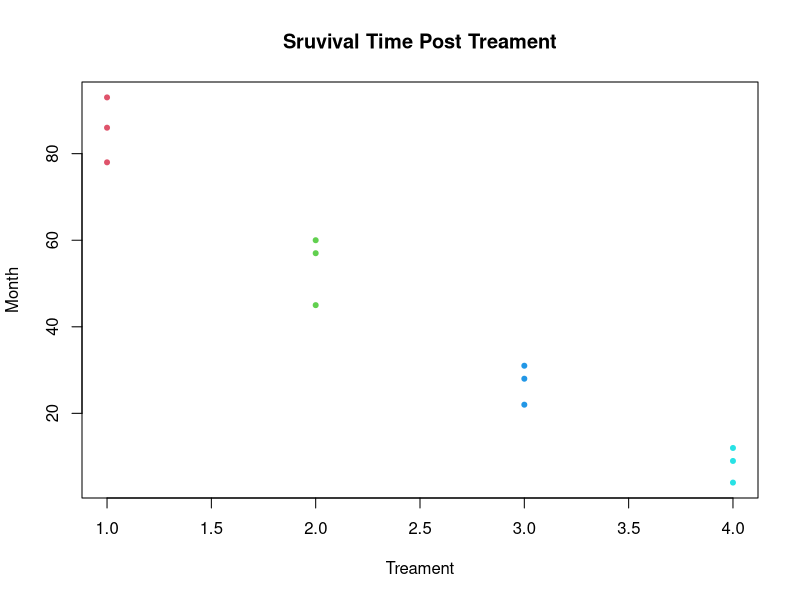
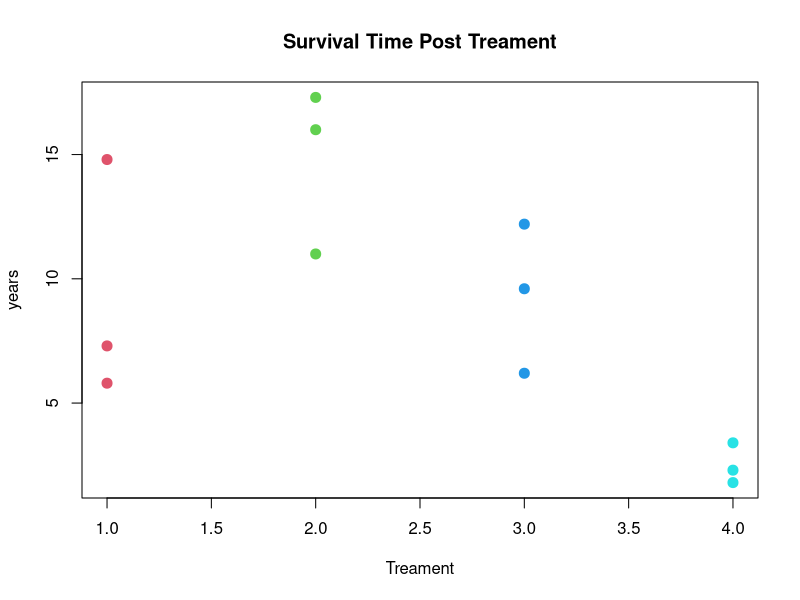
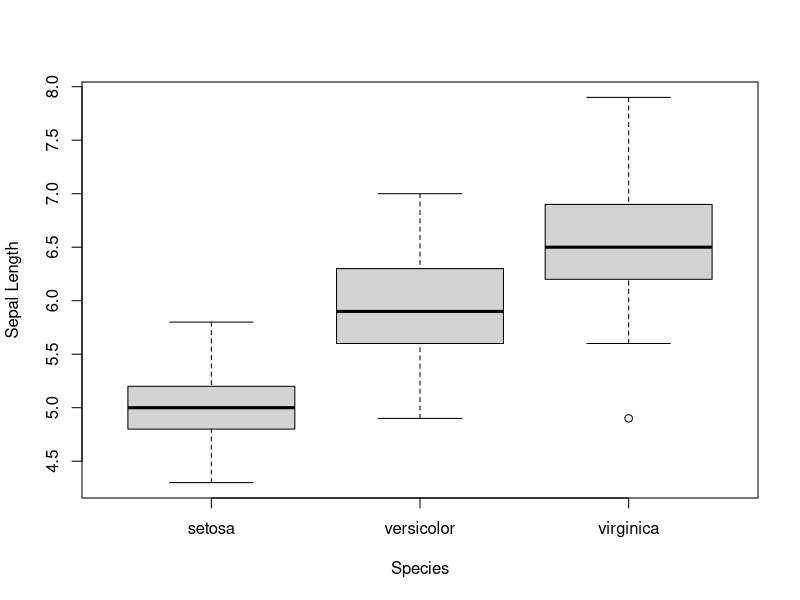
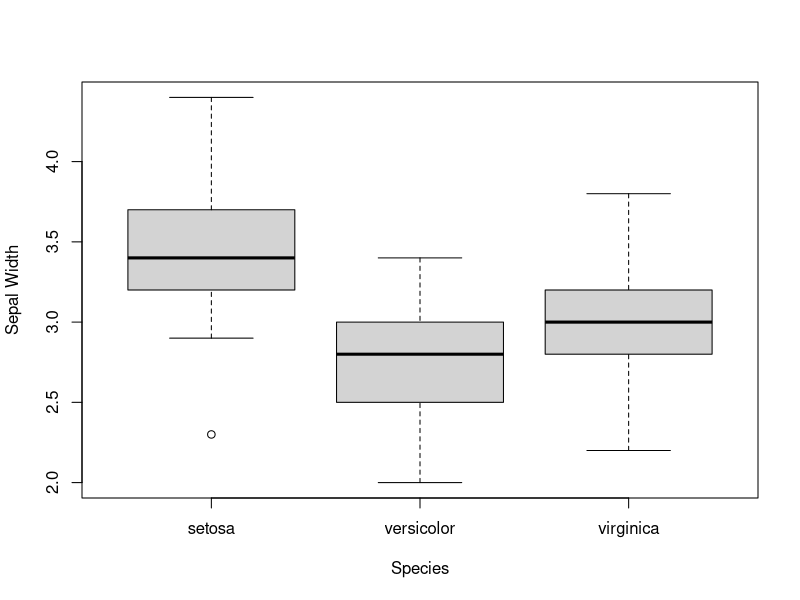
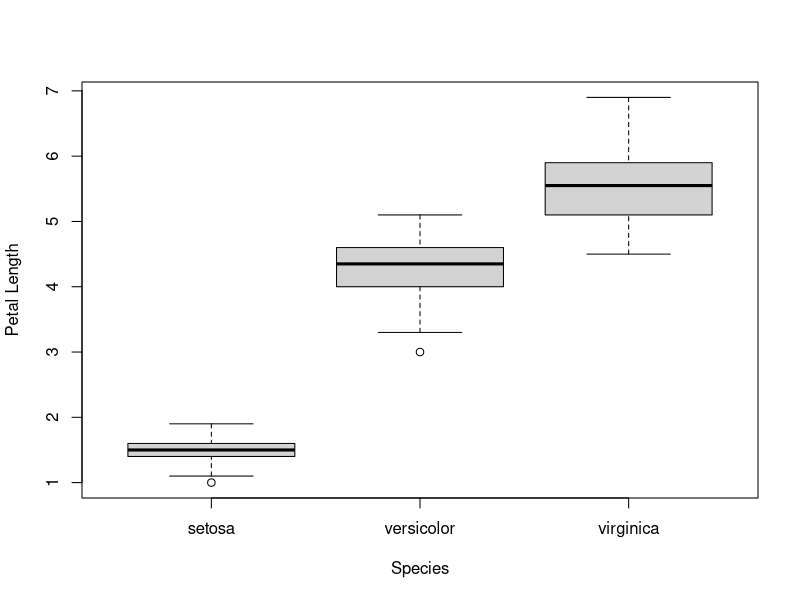
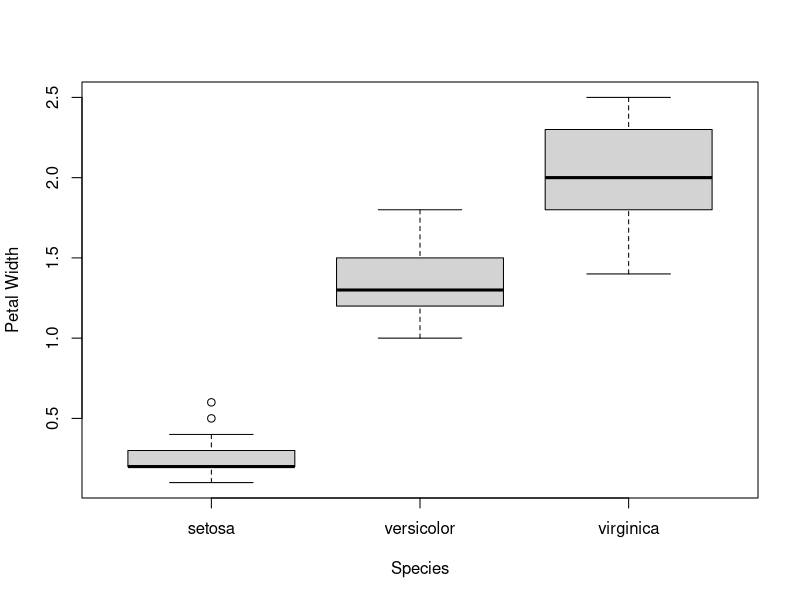

Here is the R script that generated these plots, in order:
#AVONA
data("chickwts")
summary(chickwts)
head(chickwts)
meat=chickwts[chickwts$feed=="meatmeal",1]
horse=chickwts[chickwts$feed=="horsebean",1]
result = aov(weight ~ feed, data = chickwts)
summary(result)
table(chickwts)
#             Df Sum Sq Mean Sq F value   Pr(>F)  
#feed         5 231129   46226   15.37 5.94e-10 ***
# P value less than our alpha level(0.05 or 0.01) neans we reject the null hypothesis of equal means for five feed groups.
# which means is different? 
# use Tukey's honest Significance Test (HSD)
TukeyHSD(result, conf.level=0.95)

# ANOVA only works on catogorical variables.It  might missing a contineous factor - might co-variant 
# We use ANCOCA to address this problem (Analysis of covariance)
months= c(78,93,86,57,45,60,28,31,22,9,12,4)
treat =gl(4,3)
lm.mod = lm(months ~ treat)
anova(lm.mod)
#with df is 3, low P value - confirm that treatment level are siginificant
# it didn't consider the duration of treatment.  how long the patience has the cancel. The stage of the desease. 
# The stage of disease is the contributing factor toward survival time
# ? if recommending any treatment at all( or which to study more), we might prefer Treatment 4..
years <- c(1,1,1,2,2,2,3,3,3,4,4,4)
plot(c(1,1,1,2,2,2,3,3,3,4,4,4), months,
     col=c(2,2,2,3,3,3,4,4,4,5,5,5), pch =20,
     xlab="Treament", ylab="Month", main = "Sruvival Time Post Treament")

# another model
lm.mod2 = lm(months ~ years + treat)
anova(lm.mod2)
# years in the covariance
set.seed(1234)
months2 =c(sample(c(78,93,86,57,45,60,28,31,22,9,12,4), 12, replace = F))
years2 =c(sample(c(2.3,3.4,1.8,5.8,6.2,7.3,
                   9.6,11.0,12.2,14.8,17.3,16), 12, replace = F))
treat=gl(4,3)
plot(c(1,1,1,2,2,2,3,3,3,4,4,4), years2,
     col=c(2,2,2,3,3,3,4,4,4,5,5,5), pch =20,cex =2,
     xlab="Treament", ylab="years", main = "Survival Time Post Treament")
# MANOVA
library(MASS)
attach(iris)
boxplot(iris[,"Sepal.Length"]~ Species, 
        data = iris, ylab = "Sepal Length")

boxplot(iris[,"Sepal.Width"]~ Species, 
        data = iris, ylab = "Sepal Width")

boxplot(iris[,"Petal.Length"]~ Species, 
        data = iris, ylab = "Petal Length")

boxplot(iris[,"Petal.Width"]~ Species, 
        data = iris, ylab = "Petal Width")
man.mod = manova(cbind(Sepal.Length, Sepal.Width) ~ Species, data= iris)
man.mod
summary(man.mod)
# Pillai is the default
# more detail with the following
summary.aov(man.mod)
